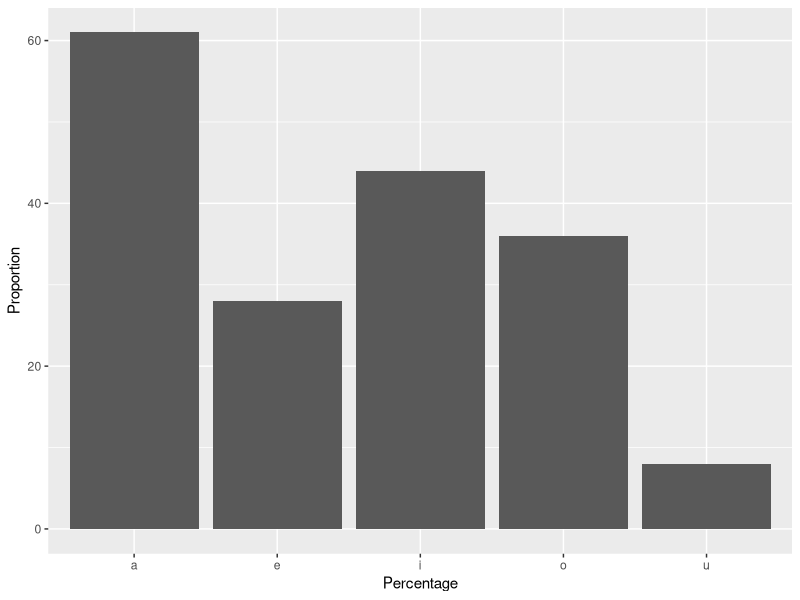

This figure's R source:
#Assignment 5.1 - Visualising vowels of USAStates
#How many vowels are there in the names of USA States?
#Visualize the vowels distribution.

#Allocating states with USA states names
states=rownames(USArrests)
states

#Combining the names into single string
Z<-paste(states, collapse = "")

#Spliting all the letters
x <- tolower(strsplit(Z, "")[[1]])
x
x <- x[x %in% letters]
x

#Finding the frequency of each character
a<-table(x)
a
d<-as.data.frame(a)
View(d)
cols<-c("Letter","Frequency")
colnames(d)<-cols

#Filtering vowels
library("dplyr")
c<-filter(d, Letter=="a"|Letter=="e"|Letter=="i"|Letter=="o"|Letter=="u")

#Plotting the barplot of each vowel
library(ggplot2)
ggplot(c, aes(x=Letter, y=Frequency)) + geom_bar(stat="identity") + 
  labs(x="Percentage", y="Proportion")



